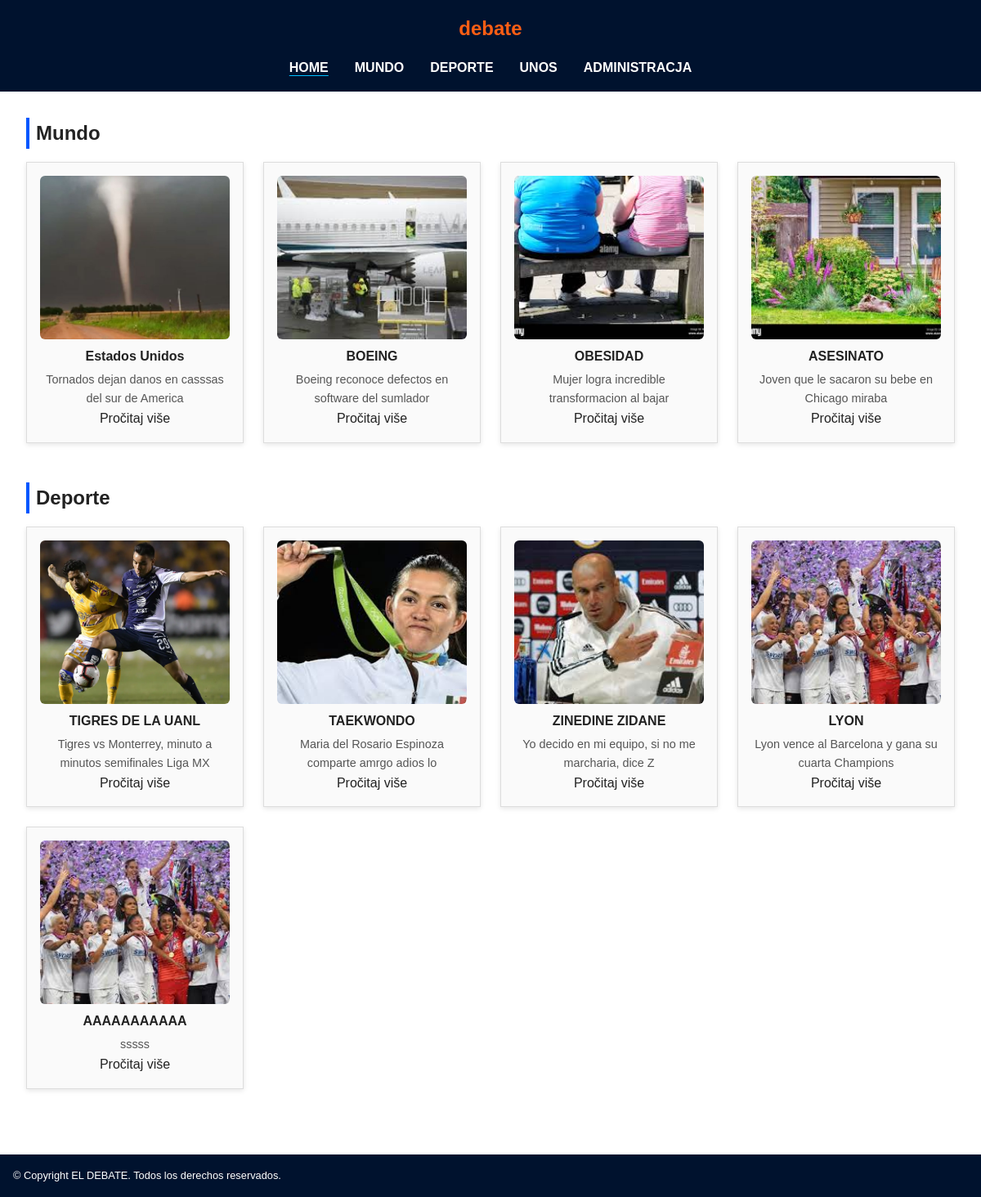
The page / on the database its author committed.
### tables this page shows
CREATE TABLE `vijesti` (
  `id` int(11) NOT NULL,
  `datum` date NOT NULL,
  `naslov` varchar(255) NOT NULL,
  `sazetak` text NOT NULL,
  `tekst` text NOT NULL,
  `slika` varchar(100) NOT NULL,
  `kategorija` varchar(50) NOT NULL,
  `arhiva` tinyint(1) NOT NULL DEFAULT 0
);

### index.php (the view, shortened to what this page needs)
<?php
include 'connect.php';
$sql = "SELECT * FROM vijesti WHERE arhiva = 1 ORDER BY datum DESC";
$result = $conn->query($sql);
$mundo = [];
$deporte = [];
if ($result && $result->num_rows > 0) {
    while ($row = $result->fetch_assoc()) {
        if (strtolower($row['kategorija']) === 'mundo') {
            $mundo[] = $row;
        } elseif (strtolower($row['kategorija']) === 'deporte') {
            $deporte[] = $row;
        }
    }
}
?>
<!DOCTYPE html>
<html lang="hr">
<head>
    <link rel="stylesheet" href="style.css">
</head>
<body>
<header class="header">
    <h1 class="logo">debate</h1>
    <nav>
        <ul>
            <li><a class="active" href="index.php">HOME</a></li>
            <li><a href="mundo.php">MUNDO</a></li>
            <li><a href="deporte.php">DEPORTE</a></li>
            <li><a href="unos.html">UNOS</a></li>
            <li><a href="administrator.php">ADMINISTRACJA</a></li>
        </ul>
    </nav>
</header>
<main class="main">
    <section class="section">
        <h2>Mundo</h2>
        <div class="grid">
            <?php foreach ($mundo as $news): ?>
                <div class="card">
                    <img src="slike/<?= htmlspecialchars($news['slika']) ?>" alt="Slika vijesti">
                    <h3><?= htmlspecialchars($news['naslov']) ?></h3>
                    <p><?= htmlspecialchars($news['sazetak']) ?></p>
                    <a class="button" href="clanak.php?id=<?= $news['id'] ?>">Pročitaj više</a>
                </div>
            <?php endforeach; ?>
        </div>
    </section>
    <section class="section">
        <h2>Deporte</h2>
        <div class="grid">
            <?php foreach ($deporte as $news): ?>
                <div class="card">
                    <img src="slike/<?= htmlspecialchars($news['slika']) ?>" alt="Slika vijesti">
                    <h3><?= htmlspecialchars($news['naslov']) ?></h3>
                    <p><?= htmlspecialchars($news['sazetak']) ?></p>
                    <a class="button" href="clanak.php?id=<?= $news['id'] ?>">Pročitaj više</a>
                </div>
            <?php endforeach; ?>
        </div>
    </section>
</main>
<footer class="footer">
    <p>© Copyright EL DEBATE. Todos los derechos reservados.</p>
</footer>
</body>
</html>

### style.css (style rules this page uses)
* { margin: 0; padding: 0; box-sizing: border-box; }
body { font-family: Arial, sans-serif; line-height: 1.6; background-color: #fff; color: #222; }
a { text-decoration: none; color: inherit; }
.header { background-color: #00122e; color: white; padding: 1rem; text-align: center; }
.header h1 { margin-bottom: 1rem; }
.header .logo { font-size: 1.5rem; font-weight: bold; color: #ff5e14; }
nav ul { margin: 0; padding: 0; display: flex; gap: 2rem; list-style: none; justify-content: center; }
nav ul li a { color: white; font-weight: bold; }
nav ul li a.active { text-decoration: underline; text-decoration-color: #00bfff; text-underline-offset: 4px; font-weight: bold; }
.main, .article { padding: 2rem; max-width: 1200px; margin: auto; }
.section { margin-bottom: 3rem; }
.section h2 { margin-bottom: 1rem; border-left: 4px solid #0056ff; padding-left: 0.5rem; }
.grid { display: grid; grid-template-columns: repeat(auto-fit, minmax(250px, 1fr)); gap: 1.5rem; text-align: center; align-items: stretch; }
.card { display: flex; flex-direction: column; justify-content: space-between; border: 1px solid #ddd; padding: 1rem; background-color: #fafafa; height: 100%; box-shadow: 0 2px 6px rgba(0,0,0,0.1); }
.card img { width: 100%; height: 200px; object-fit: cover; margin-bottom: 0.5rem; border-radius: 6px; }
.card h3 { font-size: 1rem; margin-bottom: 0.25rem; flex-grow: 1; }
.card p { font-size: 0.9rem; color: #555; margin-top: auto; }
.footer { background-color: #00122e; color: white; text-align: left; padding: 1rem; font-size: 0.8rem; }

### rows shown on the page
vijesti: slika (picture), naslov "Estados Unidos", sazetak "Tornados dejan danos en casssas del sur de America"
vijesti: slika (picture), naslov "BOEING", sazetak "Boeing reconoce defectos en software del sumlador"
vijesti: slika (picture), naslov "OBESIDAD", sazetak "Mujer logra incredible transformacion al bajar"
vijesti: slika (picture), naslov "ASESINATO", sazetak "Joven que le sacaron su bebe en Chicago miraba"
vijesti: slika (picture), naslov "TIGRES DE LA UANL", sazetak "Tigres vs Monterrey, minuto a minutos semifinales Liga MX"
vijesti: slika (picture), naslov "TAEKWONDO", sazetak "Maria del Rosario Espinoza comparte amrgo adios lo"
vijesti: slika (picture), naslov "ZINEDINE ZIDANE", sazetak "Yo decido en mi equipo, si no me marcharia, dice Z"
vijesti: slika (picture), naslov "LYON", sazetak "Lyon vence al Barcelona y gana su cuarta Champions"
vijesti: slika (picture), naslov "AAAAAAAAAAA", sazetak "sssss"
